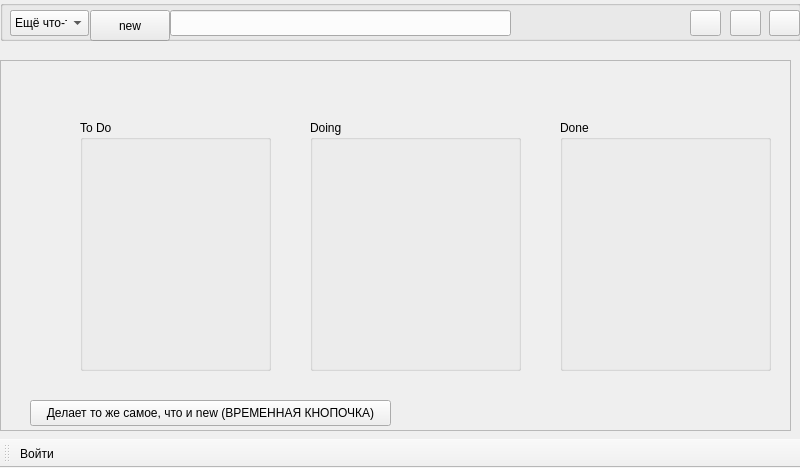
<?xml version="1.0" encoding="UTF-8"?>
<ui version="4.0">
 <class>MainWindow</class>
 <widget class="QMainWindow" name="MainWindow">
  <property name="geometry">
   <rect>
    <x>0</x>
    <y>0</y>
    <width>800</width>
    <height>468</height>
   </rect>
  </property>
  <property name="windowTitle">
   <string>TaskManager</string>
  </property>
  <widget class="QWidget" name="centralwidget">
   <widget class="QGroupBox" name="gbMainLogged">
    <property name="geometry">
     <rect>
      <x>0</x>
      <y>0</y>
      <width>801</width>
      <height>41</height>
     </rect>
    </property>
    <property name="title">
     <string/>
    </property>
    <property name="alignment">
     <set>Qt::AlignLeading|Qt::AlignLeft|Qt::AlignTop</set>
    </property>
    <widget class="QPushButton" name="newTaskBtn">
     <property name="geometry">
      <rect>
       <x>90</x>
       <y>10</y>
       <width>80</width>
       <height>31</height>
      </rect>
     </property>
     <property name="sizePolicy">
      <sizepolicy hsizetype="Fixed" vsizetype="Fixed">
       <horstretch>0</horstretch>
       <verstretch>0</verstretch>
      </sizepolicy>
     </property>
     <property name="text">
      <string>new</string>
     </property>
    </widget>
    <widget class="QPushButton" name="logOutBtn">
     <property name="geometry">
      <rect>
       <x>730</x>
       <y>10</y>
       <width>31</width>
       <height>26</height>
      </rect>
     </property>
     <property name="text">
      <string/>
     </property>
     <property name="icon">
      <iconset theme="preferences-desktop-accessibility">
       <normaloff>.</normaloff>.</iconset>
     </property>
    </widget>
    <widget class="QLineEdit" name="lineEdit">
     <property name="geometry">
      <rect>
       <x>170</x>
       <y>10</y>
       <width>341</width>
       <height>26</height>
      </rect>
     </property>
    </widget>
    <widget class="QLabel" name="personNameLbl">
     <property name="geometry">
      <rect>
       <x>530</x>
       <y>10</y>
       <width>171</width>
       <height>21</height>
      </rect>
     </property>
     <property name="text">
      <string/>
     </property>
     <property name="buddy">
      <cstring>logOutBtn</cstring>
     </property>
    </widget>
    <widget class="QComboBox" name="comboBox">
     <property name="geometry">
      <rect>
       <x>10</x>
       <y>10</y>
       <width>79</width>
       <height>26</height>
      </rect>
     </property>
     <item>
      <property name="text">
       <string>Ещё что-то</string>
      </property>
     </item>
     <item>
      <property name="text">
       <string>Закрыть</string>
      </property>
      <property name="icon">
       <iconset theme="document-send">
        <normaloff>.</normaloff>.</iconset>
      </property>
     </item>
    </widget>
    <widget class="QPushButton" name="quit1Btn">
     <property name="geometry">
      <rect>
       <x>769</x>
       <y>10</y>
       <width>31</width>
       <height>26</height>
      </rect>
     </property>
     <property name="text">
      <string/>
     </property>
     <property name="icon">
      <iconset>
       <normaloff>../icons/quir.jpg</normaloff>../icons/quir.jpg</iconset>
     </property>
    </widget>
   </widget>
   <widget class="QGroupBox" name="gbMainUnLogged">
    <property name="geometry">
     <rect>
      <x>0</x>
      <y>0</y>
      <width>801</width>
      <height>41</height>
     </rect>
    </property>
    <property name="title">
     <string/>
    </property>
    <widget class="QPushButton" name="authBtn">
     <property name="geometry">
      <rect>
       <x>730</x>
       <y>10</y>
       <width>31</width>
       <height>26</height>
      </rect>
     </property>
     <property name="text">
      <string/>
     </property>
     <property name="icon">
      <iconset>
       <normaloff>../icons/login_drak.png</normaloff>../icons/login_drak.png</iconset>
     </property>
    </widget>
    <widget class="QComboBox" name="comboBox_2">
     <property name="geometry">
      <rect>
       <x>10</x>
       <y>10</y>
       <width>79</width>
       <height>26</height>
      </rect>
     </property>
     <item>
      <property name="text">
       <string>Ещё что-то</string>
      </property>
     </item>
     <item>
      <property name="text">
       <string>Закрыть</string>
      </property>
      <property name="icon">
       <iconset theme="document-send">
        <normaloff>.</normaloff>.</iconset>
      </property>
     </item>
    </widget>
    <widget class="QPushButton" name="quit2Btn">
     <property name="geometry">
      <rect>
       <x>769</x>
       <y>10</y>
       <width>31</width>
       <height>26</height>
      </rect>
     </property>
     <property name="text">
      <string/>
     </property>
     <property name="icon">
      <iconset>
       <normaloff>../icons/quir.jpg</normaloff>../icons/quir.jpg</iconset>
     </property>
    </widget>
    <widget class="QPushButton" name="registerBtn">
     <property name="geometry">
      <rect>
       <x>690</x>
       <y>10</y>
       <width>31</width>
       <height>26</height>
      </rect>
     </property>
     <property name="text">
      <string/>
     </property>
     <property name="icon">
      <iconset>
       <normaloff>../icons/reg_dark.png</normaloff>../icons/reg_dark.png</iconset>
     </property>
    </widget>
   </widget>
   <widget class="QFrame" name="taskFrame">
    <property name="geometry">
     <rect>
      <x>0</x>
      <y>60</y>
      <width>791</width>
      <height>371</height>
     </rect>
    </property>
    <property name="frameShape">
     <enum>QFrame::StyledPanel</enum>
    </property>
    <property name="frameShadow">
     <enum>QFrame::Raised</enum>
    </property>
    <widget class="QGroupBox" name="gbToDo">
     <property name="geometry">
      <rect>
       <x>80</x>
       <y>60</y>
       <width>191</width>
       <height>251</height>
      </rect>
     </property>
     <property name="title">
      <string>To Do</string>
     </property>
    </widget>
    <widget class="QGroupBox" name="gbDoing">
     <property name="geometry">
      <rect>
       <x>310</x>
       <y>60</y>
       <width>211</width>
       <height>251</height>
      </rect>
     </property>
     <property name="title">
      <string>Doing</string>
     </property>
    </widget>
    <widget class="QGroupBox" name="gbDone">
     <property name="geometry">
      <rect>
       <x>560</x>
       <y>60</y>
       <width>211</width>
       <height>251</height>
      </rect>
     </property>
     <property name="title">
      <string>Done</string>
     </property>
    </widget>
   </widget>
   <widget class="QPushButton" name="tmpBtn">
    <property name="geometry">
     <rect>
      <x>30</x>
      <y>400</y>
      <width>361</width>
      <height>26</height>
     </rect>
    </property>
    <property name="text">
     <string>Делает то же самое, что и new (ВРЕМЕННАЯ КНОПОЧКА)</string>
    </property>
   </widget>
  </widget>
  <widget class="QToolBar" name="toolBar">
   <property name="windowTitle">
    <string>toolBar</string>
   </property>
   <attribute name="toolBarArea">
    <enum>BottomToolBarArea</enum>
   </attribute>
   <attribute name="toolBarBreak">
    <bool>false</bool>
   </attribute>
   <addaction name="logIn"/>
  </widget>
  <action name="quit">
   <property name="checkable">
    <bool>false</bool>
   </property>
   <property name="enabled">
    <bool>true</bool>
   </property>
   <property name="icon">
    <iconset>
     <normaloff>../icons/quir.jpg</normaloff>../icons/quir.jpg</iconset>
   </property>
   <property name="text">
    <string>Выключить</string>
   </property>
   <property name="toolTip">
    <string>Завершитьработу</string>
   </property>
   <property name="menuRole">
    <enum>QAction::QuitRole</enum>
   </property>
  </action>
  <action name="logOut">
   <property name="icon">
    <iconset>
     <normaloff>../icons/logOut.png</normaloff>../icons/logOut.png</iconset>
   </property>
   <property name="text">
    <string>Выйти</string>
   </property>
   <property name="toolTip">
    <string>Выйти с устройства</string>
   </property>
   <property name="menuRole">
    <enum>QAction::NoRole</enum>
   </property>
  </action>
  <action name="logIn">
   <property name="icon">
    <iconset>
     <normaloff>../icons/login_drak.png</normaloff>../icons/login_drak.png</iconset>
   </property>
   <property name="text">
    <string>Войти</string>
   </property>
   <property name="toolTip">
    <string>Авторизация</string>
   </property>
   <property name="menuRole">
    <enum>QAction::NoRole</enum>
   </property>
  </action>
  <action name="register'">
   <property name="icon">
    <iconset>
     <normaloff>../icons/reg_dark.png</normaloff>../icons/reg_dark.png</iconset>
   </property>
   <property name="text">
    <string>Регистрация</string>
   </property>
   <property name="toolTip">
    <string>Регистрация нового пользователя</string>
   </property>
   <property name="menuRole">
    <enum>QAction::NoRole</enum>
   </property>
  </action>
 </widget>
 <resources/>
 <connections/>
</ui>
